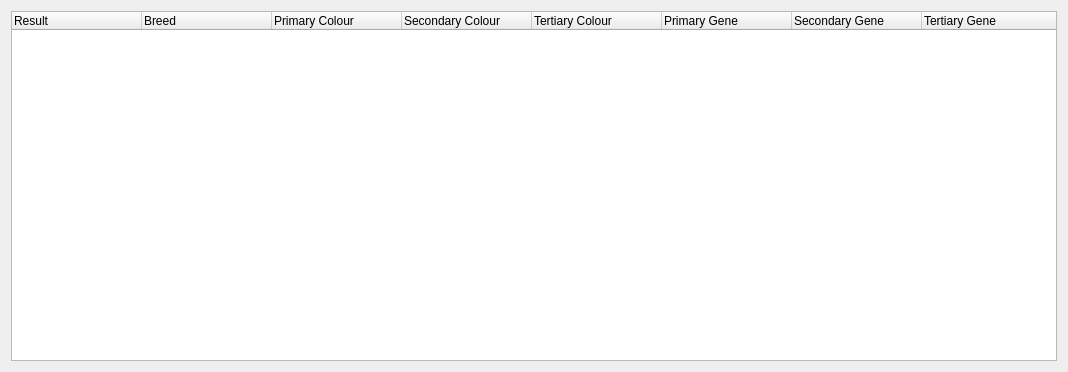
<?xml version="1.0" encoding="UTF-8"?>
<ui version="4.0">
 <class>PairingResultsDialog</class>
 <widget class="QDialog" name="PairingResultsDialog">
  <property name="geometry">
   <rect>
    <x>0</x>
    <y>0</y>
    <width>1068</width>
    <height>372</height>
   </rect>
  </property>
  <property name="windowTitle">
   <string>Dialog</string>
  </property>
  <layout class="QGridLayout" name="gridLayout">
   <item row="0" column="0">
    <widget class="QTreeWidget" name="treeWidget">
     <attribute name="headerCascadingSectionResizes">
      <bool>true</bool>
     </attribute>
     <attribute name="headerDefaultSectionSize">
      <number>130</number>
     </attribute>
     <column>
      <property name="text">
       <string>Result</string>
      </property>
     </column>
     <column>
      <property name="text">
       <string>Breed</string>
      </property>
     </column>
     <column>
      <property name="text">
       <string>Primary Colour</string>
      </property>
     </column>
     <column>
      <property name="text">
       <string>Secondary Colour</string>
      </property>
     </column>
     <column>
      <property name="text">
       <string>Tertiary Colour</string>
      </property>
     </column>
     <column>
      <property name="text">
       <string>Primary Gene</string>
      </property>
     </column>
     <column>
      <property name="text">
       <string>Secondary Gene</string>
      </property>
     </column>
     <column>
      <property name="text">
       <string>Tertiary Gene</string>
      </property>
     </column>
    </widget>
   </item>
  </layout>
 </widget>
 <resources/>
 <connections/>
</ui>
